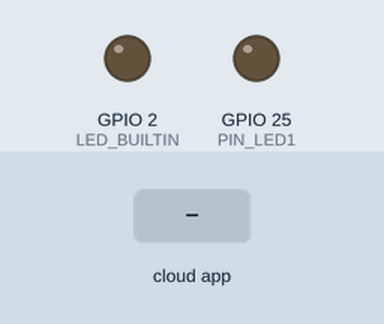
A sketch run on a simulated ESP32. On the bench: output pins drawn as LEDs (lit = HIGH). The test bench sets the inputs (shaded band). WiFi joins after 1.5 s; servers stay silent unless stated; what the sketch prints to the serial monitor is not drawn.

Above: at 2.8 s.
2.9 s: the phone or cloud app sets LED to 64
At 3.4 s:
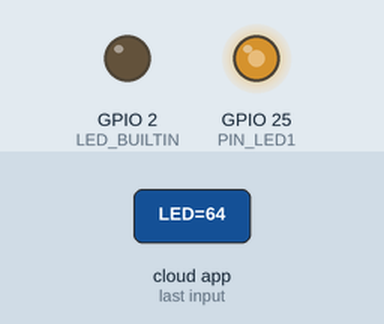
4.5 s: the phone or cloud app sets LED to 0
At 5.8 s:
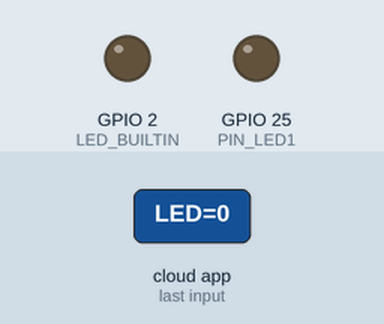
6.1 s: the phone or cloud app sets LED to 255
At 7.0 s:
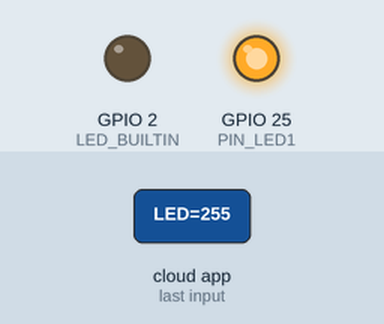
7.7 s: the phone or cloud app sets LED to 128
At 8.2 s:
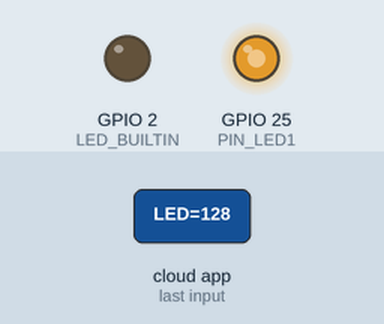
Timing chart, 0 to 10.3 s (numbered marks = the images above; inputs shaded):
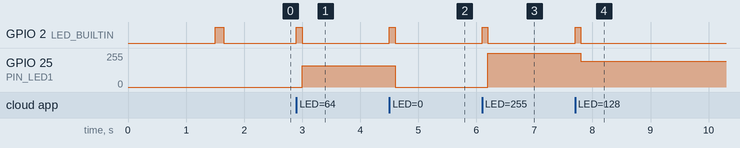

Measured:
- after the input at 2.9 s, GPIO 2 (LED_BUILTIN): LOW → HIGH at once, → LOW 0.10 s later; GPIO 25 (PIN_LED1): 0/255 → 160/255 after 0.10 s
- after the input at 4.5 s, GPIO 2 (LED_BUILTIN): LOW → HIGH at once, → LOW 0.10 s later; GPIO 25 (PIN_LED1): 160/255 → 0/255 after 0.10 s
- after the input at 6.1 s, GPIO 2 (LED_BUILTIN): LOW → HIGH at once, → LOW 0.10 s later; GPIO 25 (PIN_LED1): 0/255 → 255/255 after 0.10 s
- after the input at 7.7 s, GPIO 2 (LED_BUILTIN): LOW → HIGH at once, → LOW 0.10 s later; GPIO 25 (PIN_LED1): 255/255 → 192/255 after 0.10 s

The sketch:

alexa-DayOne.ino
```cpp
#ifdef ARDUINO_ARCH_ESP32
#include <WiFi.h>
#else
#include <ESP8266WiFi.h>
#endif
#include <Espalexa.h>

// --- DEFINIÇÃO DOS PINOS DOS LEDS ---
#define PIN_LED1 25


// prototypes
boolean connectWifi();
bool modoAnimacao = false;
bool modoBlink = false;

//callback functions
void firstLightChanged(uint8_t brightness);


// --- CONFIGURAÇÃO DO WIFI (ALTERE AQUI) ---
const char* ssid = "SSID";
const char* password = "SENHA";

boolean wifiConnected = false;

Espalexa espalexa;

EspalexaDevice* device3;

void setup() {
  Serial.begin(115200);

  // --- CONFIGURAÇÃO DOS PINOS COMO SAÍDA ---
  pinMode(PIN_LED1, OUTPUT);
  pinMode(LED_BUILTIN, OUTPUT);
  // Inicializa wifi
  wifiConnected = connectWifi();

  if (wifiConnected) {

    // Define os dispositivos (O nome aqui é o que você fala pra Alexa: "Alexa, ligue a Luz 1")
    espalexa.addDevice("LED", firstLightChanged);
    espalexa.begin();

  } else {
    while (1) {
      Serial.println("Cannot connect to WiFi. Please check data and reset the ESP.");
      delay(2500);
    }
  }
}

void loop() {
  espalexa.loop();


  // --- FUNÇÕES DE CONTROLE (CALLBACKS) ---

  if (modoAnimacao) {
    static int i = 1;      // Mantém o valor do contador
    static bool subindo = true; // Nova variável: define a direção

    // Executa o cálculo
    dacWrite(PIN_LED1, i / 2 + 128);

    // Lógica do "Vai e Volta"
    if (subindo) {
      i++;
      if (i >= 120) {
        subindo = false; // Chegou no topo, hora de descer
      }
    } else {
      i--;
      if (i <= 1) {
        subindo = true; // Chegou no fundo, hora de subir
      }
    }

    delay(15);
  }

  if (modoBlink) {
    static int i = 1;      // Mantém o valor do contador
    static bool subindo = true; // Nova variável: define a direção

    // Executa o cálculo
    dacWrite(PIN_LED1, 5*i + 128);

    // Lógica do "Vai e Volta"
    if (subindo) {
      i++;
      if (i >= 10) {
        subindo = false; // Chegou no topo, hora de descer
      }
    } else {
      i--;
      if (i <= 1) {
        subindo = true; // Chegou no fundo, hora de subir
      }
    }

    delay(10);
  }
}

// Controle do LED no GPIO 4
void firstLightChanged(uint8_t brightness) {

  digitalWrite(LED_BUILTIN, HIGH);
  delay(100);
  digitalWrite(LED_BUILTIN, LOW);

  Serial.print("Device 1 changed to ");

  if (brightness == 35) {  // Gatilho para o "Modo Secreto"
    Serial.println("Modo Animação ATIVADO");
    modoAnimacao = true;
  } else {
    // Se for qualquer outro valor, desliga a animação e acende normal
    modoAnimacao = false;
  }
  if (brightness == 78) {  // Gatilho para o "Modo Secreto"
    Serial.println("Modo Blink ATIVADO");
    modoBlink = true;
  } else {
    // Se for qualquer outro valor, desliga a animação e acende normal
    modoBlink = false;
  }
  if (brightness > 0) {
    Serial.print("ON, brightness ");
    Serial.println(brightness);
    dacWrite(PIN_LED1, brightness / 2 + 128);
  } else {
    Serial.println("OFF");
    dacWrite(PIN_LED1, 0);
  }
}


// connect to wifi – returns true if successful or false if not
boolean connectWifi() {
  boolean state = true;
  int i = 0;

  WiFi.mode(WIFI_STA);
  WiFi.begin(ssid, password);
  Serial.println("");
  Serial.println("Connecting to WiFi");

  // Wait for connection
  Serial.print("Connecting...");
  while (WiFi.status() != WL_CONNECTED) {
    delay(500);
    Serial.print(".");
    if (i > 20) {
      state = false;
      break;
    }
    i++;
  }
  Serial.println("");
  if (state) {
    Serial.print("Connected to ");
    Serial.println(ssid);
    Serial.print("IP address: ");
    Serial.println(WiFi.localIP());
    digitalWrite(LED_BUILTIN, HIGH);
    delay(150);
    digitalWrite(LED_BUILTIN, LOW);

  } else {
    Serial.println("Connection failed.");
  }
  return state;
}
```
